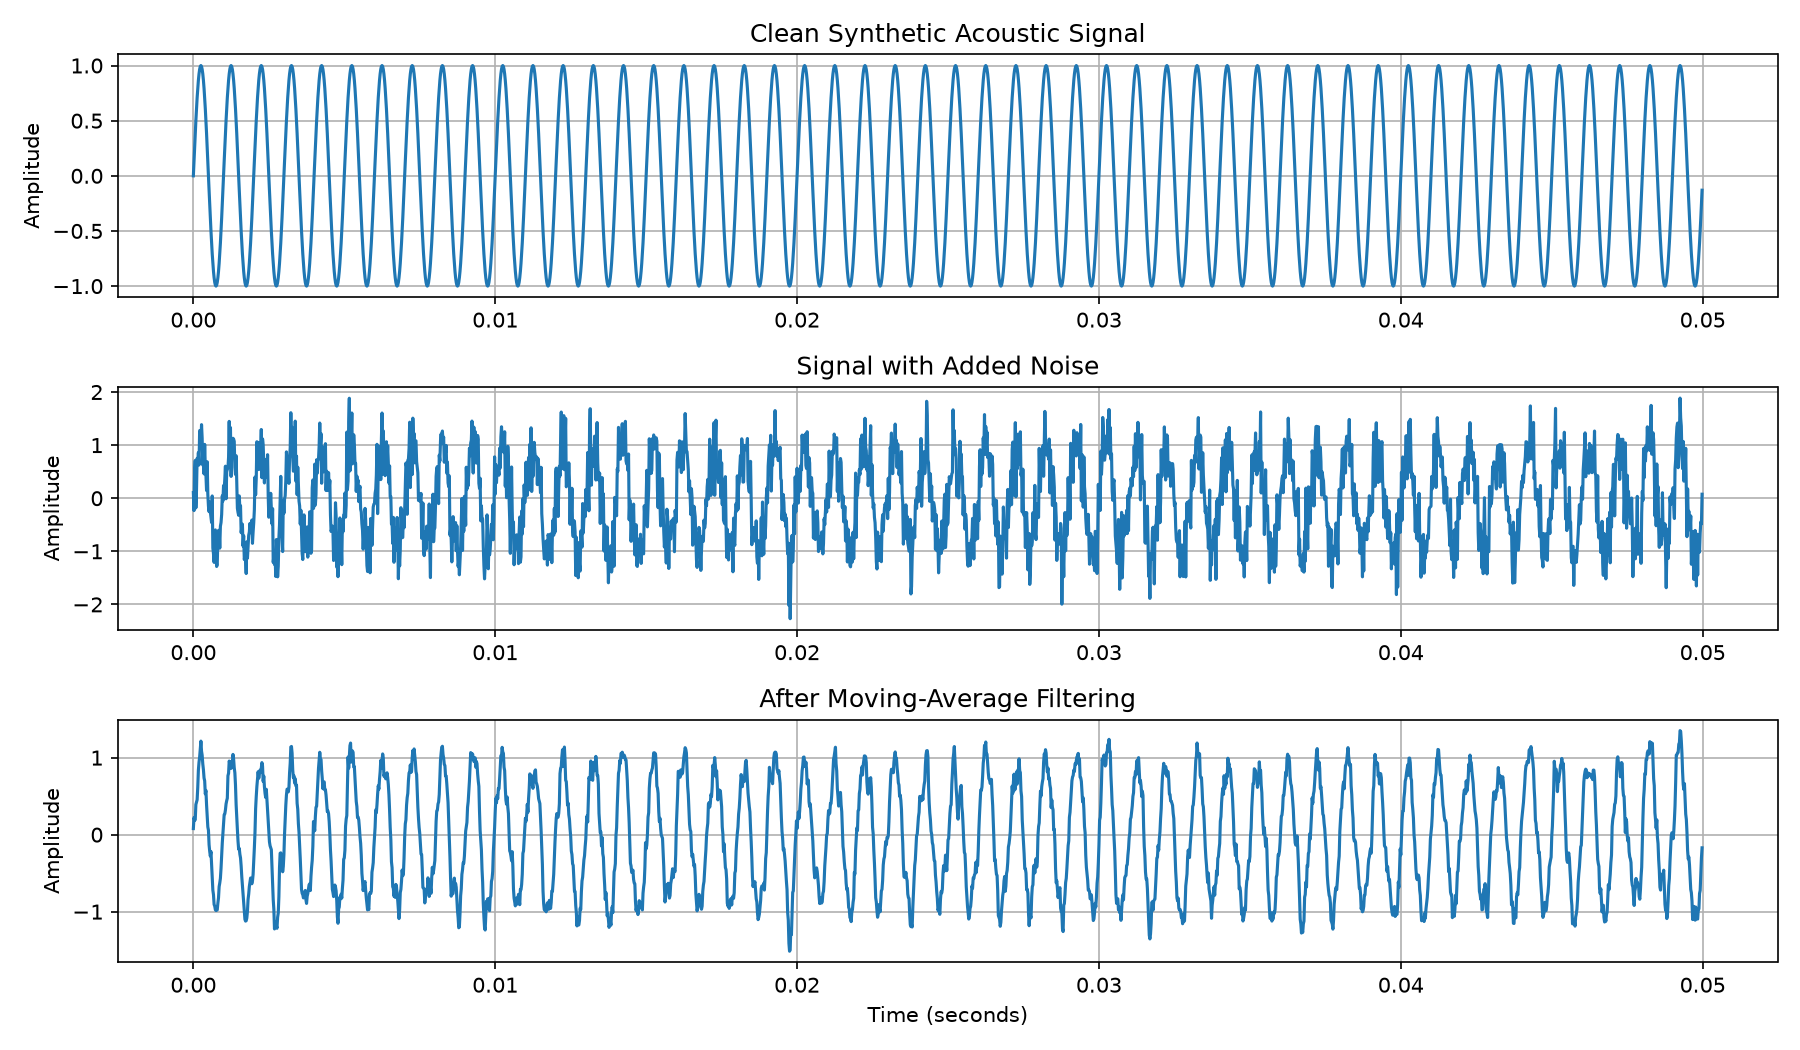

Recreate this plot in Python.

import csv
from pathlib import Path

import numpy as np
import matplotlib.pyplot as plt


# 1. Configuration
OUTPUT_DIR = Path(__file__).parent
SAMPLE_RATE = 48000
DURATION = 0.05
FREQUENCY = 1000
NOISE_LEVEL = 0.35
WINDOW_SIZE = 5  # Moving-average filter size

# 2. Generate a synthetic acoustic signal
time_axis = np.arange(
    int(SAMPLE_RATE * DURATION)
) / SAMPLE_RATE

clean_signal = np.sin(2 * np.pi * FREQUENCY * time_axis)

# Reproducible noise for testing
rng = np.random.default_rng(42)
noise = rng.normal(0, NOISE_LEVEL, len(time_axis))
noisy_signal = clean_signal + noise

# 3. Apply a moving-average filter
filter_kernel = np.ones(WINDOW_SIZE) / WINDOW_SIZE
filtered_signal = np.convolve(
    noisy_signal, filter_kernel, mode="same"
)

# 4. Windowing: split the signal into fixed-size segments
segment_duration = 0.01  # 10 milliseconds
segment_samples = int(SAMPLE_RATE * segment_duration)

windowed_segments = [
    filtered_signal[i:i + segment_samples]
    for i in range(0, len(filtered_signal), segment_samples)
]

# 5. Save sample-by-sample data to CSV
csv_path = OUTPUT_DIR / "preprocessing_results.csv"

with csv_path.open("w", newline="") as file:
    writer = csv.writer(file)
    writer.writerow([
        "time_seconds",
        "clean_signal",
        "noisy_signal",
        "filtered_signal"
    ])

    for row in zip(
        time_axis, clean_signal, noisy_signal, filtered_signal
    ):
        writer.writerow(row)

# 6. Plot original, noisy, and filtered signals
plot_path = OUTPUT_DIR / "acoustic_preprocessing.png"

plt.figure(figsize=(12, 7))

plt.subplot(3, 1, 1)
plt.plot(time_axis, clean_signal)
plt.title("Clean Synthetic Acoustic Signal")
plt.ylabel("Amplitude")
plt.grid(True)

plt.subplot(3, 1, 2)
plt.plot(time_axis, noisy_signal)
plt.title("Signal with Added Noise")
plt.ylabel("Amplitude")
plt.grid(True)

plt.subplot(3, 1, 3)
plt.plot(time_axis, filtered_signal)
plt.title("After Moving-Average Filtering")
plt.xlabel("Time (seconds)")
plt.ylabel("Amplitude")
plt.grid(True)

plt.tight_layout()
plt.savefig(plot_path, dpi=150)
plt.close()

print("=== Acoustic Signal Preprocessing ===")
print(f"Sample rate: {SAMPLE_RATE} Hz")
print(f"Duration: {DURATION} seconds")
print(f"Signal frequency: {FREQUENCY} Hz")
print(f"Filter window size: {WINDOW_SIZE} samples")
print(f"Windowed segments: {len(windowed_segments)}")
print(f"Samples per segment: {segment_samples}")
print(f"CSV saved: {csv_path}")
print(f"Plot saved: {plot_path}")
print("Synthetic signal only; no physical microphone used.")
